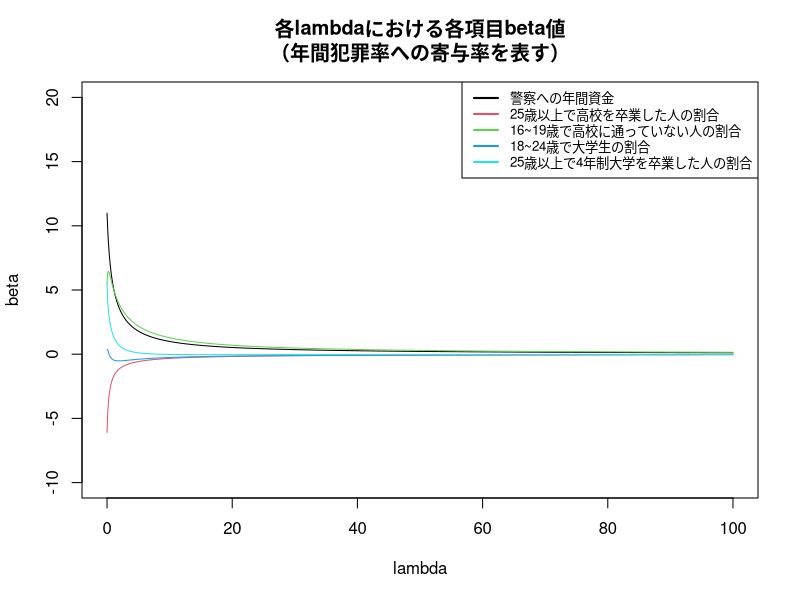

Here is the R script that generated this plot:
# Clear Working Memory
rm(list = ls())

# Setting Japanese font (for MacOSX)
# par(family= "HiraKakuProN-W3")

# Function for centralization
centralize <- function(X, y, standardize = TRUE) {
  X <- as.matrix(X)
  n <- nrow(X)
  p <- ncol(X)
  X_bar <- array(dim = p)
  X_sd <- array(dim = p)
  
  for (j in 1:p) {
    X_bar[j] <- mean(X[, j])
    X[, j] <- (X[, j] - X_bar[j])
    X_sd[j] <- sqrt(var(X[, j]))
    
    if (standardize == TRUE) {
      X[, j] <- X[, j] / X_sd[j]
    }
  }
  
  if (class(y) == "matrix") { # in case y is matrix
    K <- ncol(y)
    y_bar <- array(dim = K)
    
    for (k in 1:K) {
      y_bar[k] <- mean(y[, k])
      y[, k] <- y[, k] - y_bar[k]
    }
  } else { # in case y is vector
    y_bar <- mean(y)
    y <- y - y_bar
  }
  
  return(list(X = X, y = y, X_bar = X_bar, X_sd = X_sd, y_bar = y_bar))
}

# Function for least squares method
linear <- function(X, y) {
  X <- as.matrix(X)
  p <- ncol(X) # 行列Xの列数
  n <- nrow(X) # 行列Xの行数
  
  res <- centralize(X, y) # 引数X, yを中心化。
  X <- res$X # 中心化されたX
  y <- res$y # 中心化されたy
  
  # LSMのコア処理
  beta <- as.vector(solve(t(X) %*% X) %*% t(X) %*% y)
  
  beta <- beta / res$X_sd # 各betaの成分を正規化する前の値に戻す。
  beta_0 <- res$y_bar - sum(res$X_bar * beta) # LSMの切片beta_0
  
  return(list(beta = beta, beta_0 = beta_0))
}

# Function for Ridge
ridge <- function(X, y, lambda = 0) {
  X <- as.matrix(X)
  p <- ncol(X) # 行列Xの列数
  n <- nrow(X) # 行列Xの行数
  
  res <- centralize(X, y) # 引数X, yを中心化。
  X <- res$X # 中心化されたX
  y <- res$y # 中心化されたy
  
  # Ridgeのコア処理
  beta <- drop(solve(t(X) %*% X + n * lambda * diag(p)) %*% t(X) %*% y)
  
  beta <- beta / res$X_sd # 各betaの成分を正規化する前の値に戻す。
  beta_0 <- res$y_bar - sum(res$X_bar * beta) # Ridgeの切片beta_0
  
  return(list(beta = beta, beta_0 = beta_0))
}

# Main routine
df <- read.table("crime.txt")
X <- df[, 3:7]
y <- df[, 1]

p <- ncol(X)
lambda_seq <- seq(0, 100, 0.1)

plot(lambda_seq, 
     xlim = c(0, 100),
     ylim = c(-10, 20), 
     xlab = "lambda",
     ylab = "beta", 
     main = "各lambdaにおける各項目beta値\n（年間犯罪率への寄与率を表す）",
     type = "n",
     col = "red")

r <- length(lambda_seq)
coef_seq <- array(dim = c(r, p)) # 各lambdaに対するbeta値を格納する配列

for (i in 1:r) {
  coef_seq[i, ] <- ridge(X, y, lambda_seq[i])$beta
}

for (j in 1:p) {
  par(new = TRUE)
  lines(lambda_seq, coef_seq[, j], col = j)
}

legend("topright",
       legend = c("警察への年間資金",
                  "25歳以上で高校を卒業した人の割合",
                  "16~19歳で高校に通っていない人の割合", 
                  "18~24歳で大学生の割合", 
                  "25歳以上で4年制大学を卒業した人の割合"),
       col = 1:p, # 凡例中の線の色（プロットされている線の色と揃える）
       lwd = 2, # 凡例中の線の太さ
       cex = 0.8) # 凡例フォントの大きさ
